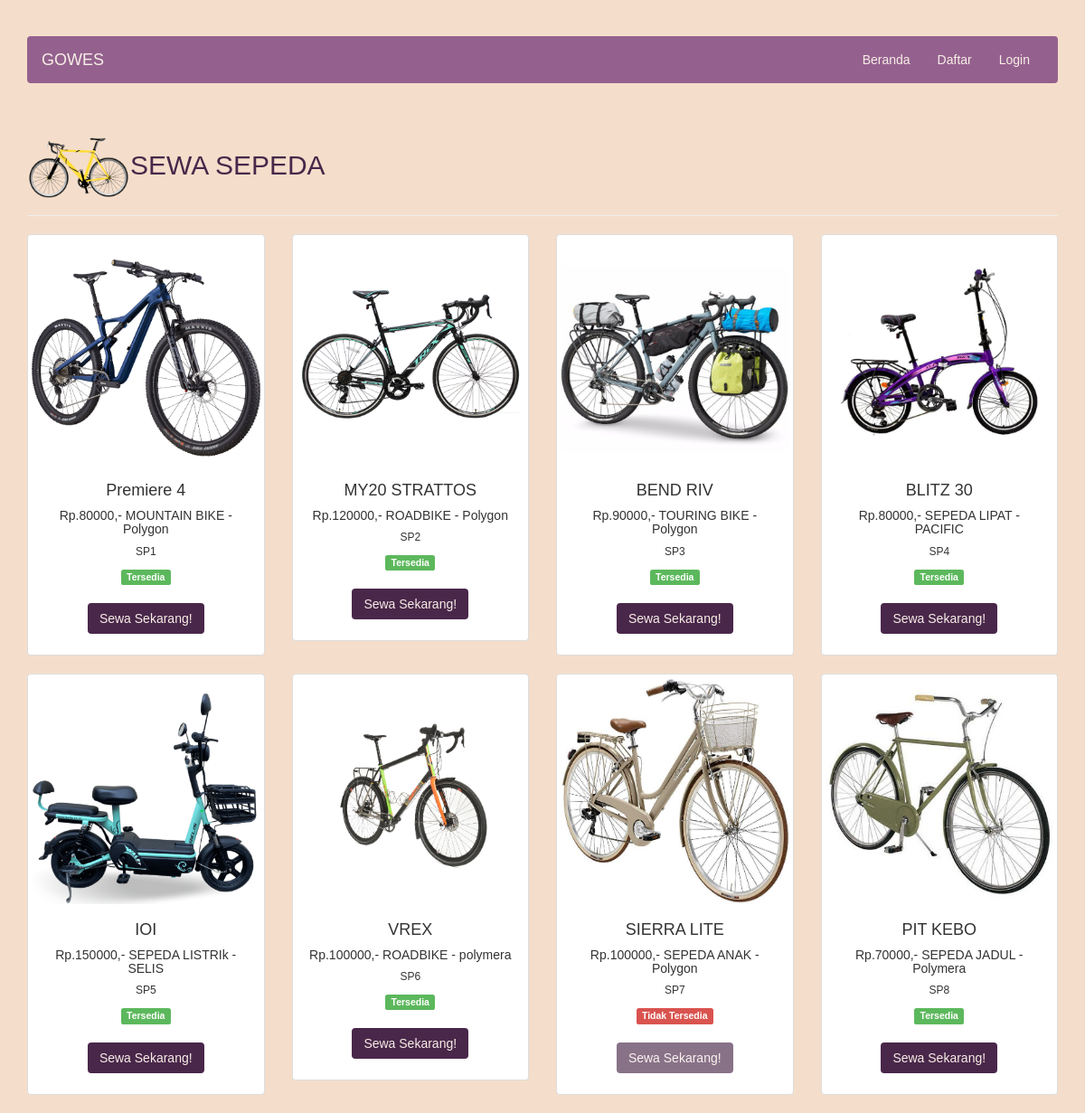
Page /homepage/pemesanan/index.php on the committed database.
### tables this page shows
CREATE TABLE `sepeda` (
  `id_sepeda` int(11) NOT NULL,
  `id_jenis` int(4) NOT NULL,
  `no_sepeda` varchar(10) NOT NULL,
  `merk` varchar(20) NOT NULL,
  `nama_sepeda` varchar(30) NOT NULL,
  `gambar` varchar(100) NOT NULL,
  `harga` int(7) NOT NULL,
  `status` enum('0','1') NOT NULL
);

CREATE TABLE `jenis` (
  `id_jenis` int(4) NOT NULL,
  `nama` varchar(30) NOT NULL
);

### homepage/pemesanan/pelanggan/home.php (the view, shortened to what this page needs)
<div class="page-header">
	<h2><img src="assets/img/sepedalogo.png" width="10%" alt="" srcset="">SEWA SEPEDA</h2>
</div>
<div class="row">
	<?php $query = $connection->query("SELECT * FROM sepeda JOIN jenis USING(id_jenis)"); while ($row = $query->fetch_assoc()): ?>
		<div class="col-xs-6 col-md-3">
			<div class="thumbnail">
				<a href="assets/img/mobil/<?=$row['gambar']?>" class="fancybox">
				<img src="assets/img/mobil/<?=$row['gambar']?>" style="height:250px; width:100%" >
			</a>
	      <div class="caption text-center">
	        <h4><?=$row["nama_sepeda"]?></h4>
	        <h5>Rp.<?=$row["harga"]?>,- <?=$row["nama"]?> - <?=$row["merk"]?></h5>
	        <h6><?=$row["no_sepeda"]?></h6>
			<span class="label label-<?=($row['status']) ? "success" : "danger" ?>"><?=($row['status']) ? "Tersedia" : "Tidak Tersedia" ?></span>
	        <p>
				<br>
				<a href="<?=($row['status']) ? "?page=transaksi&id=$row[id_sepeda]" : "#" ?>" class="btn simpan" <?=($row['status']) ?: "disabled" ?>>Sewa Sekarang!</a>
			</p>
	      </div>
	    </div>
	  </div>
	<?php endwhile; ?>
</div>

### homepage/pemesanan/index.php (shortened to what this page needs)
<?php
require_once "controller.php";
?>
<!DOCTYPE html>
<html lang="en">
<head>
    <link rel="stylesheet" href="assets/css/bootstrap.min.css">
</head>
<body>
    <div class="container">
        <nav class="navbar">
            <div class="container-fluid">
                <div class="navbar-header">
                    <a class="navbar-brand" href="../../index.php">GOWES</a>
                </div>
                <div class="collapse navbar-collapse" id="navbarCollapse">
                    <ul class="nav navbar-nav navbar-right">
                        <li><a href="?page=home">Beranda <span class="sr-only">(current)</span></a></li>
                        <?php if (isset($_SESSION["pelanggan"])): ?>
                          <li><a href="?page=profil">Profil</a></li>
                          <li><a href="logout.php">Logout</a></li>
                          <li><a href="#">|</a></li>
                          <li><a href="#" style="font-weight: bold; color: pink;"><?= ucfirst($_SESSION["pelanggan"]["username"]) ?></a></li>
                        <?php else: ?>
                          <li><a href="?page=daftar">Daftar</a></li>
                          <li><a href="login.php">Login</a></li>
                        <?php endif; ?>
                    </ul>
                </div>
            </div>
        </nav>
        <div class="row">
            <div class="col-md-12">
              <?php include page($_PAGE); ?>
            </div>
        </div>
    </div>
</body>
</html>

### homepage/pemesanan/index.php (style rules this page uses)
* { font-family: 'Poppins', sans-serif; }
body { margin-top: 40px; background-color: #F4DECB; }
.navbar { background-color: #94618E; }
.navbar a { color: #F8EEE7; }
.simpan { -webkit-animation: glowing 1300ms infinite; -moz-animation: glowing 1300ms infinite; -o-animation: glowing 1300ms infinite; animation: glowing 1300ms infinite; }
h2 { color: #49274A; }
.btn { background-color: #49274A; color: #F8EEE7; border-color: none; }
.text-center { color: #49274A; }

### rows in the picture
sepeda: gambar (picture), nama_sepeda "Premiere 4", harga "80000", id_jenis.nama "MOUNTAIN BIKE", merk "Polygon", no_sepeda "SP1", status "Tersedia"
sepeda: gambar (picture), nama_sepeda "MY20 STRATTOS", harga "120000", id_jenis.nama "ROADBIKE", merk "Polygon", no_sepeda "SP2", status "Tersedia"
sepeda: gambar (picture), nama_sepeda "BEND RIV", harga "90000", id_jenis.nama "TOURING BIKE", merk "Polygon", no_sepeda "SP3", status "Tersedia"
sepeda: gambar (picture), nama_sepeda "BLITZ 30", harga "80000", id_jenis.nama "SEPEDA LIPAT", merk "PACIFIC", no_sepeda "SP4", status "Tersedia"
sepeda: gambar (picture), nama_sepeda "IOI", harga "150000", id_jenis.nama "SEPEDA LISTRIk", merk "SELIS", no_sepeda "SP5", status "Tersedia"
sepeda: gambar (picture), nama_sepeda "VREX", harga "100000", id_jenis.nama "ROADBIKE", merk "polymera", no_sepeda "SP6", status "Tersedia"
sepeda: gambar (picture), nama_sepeda "SIERRA LITE", harga "100000", id_jenis.nama "SEPEDA ANAK", merk "Polygon", no_sepeda "SP7", status "Tidak Tersedia"
sepeda: gambar (picture), nama_sepeda "PIT KEBO", harga "70000", id_jenis.nama "SEPEDA JADUL", merk "Polymera", no_sepeda "SP8", status "Tersedia"
